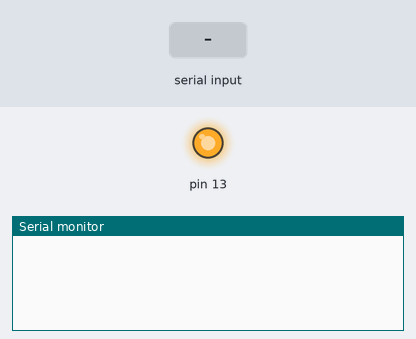
The sketch below on a simulated Arduino Uno, built with avr-gcc and run on an emulated ATmega328P. Parts: output pins drawn as LEDs (lit = HIGH), the last lines printed to the serial monitor. The inputs (shaded band) are chosen by the test bench.

Above: at 1.2 s.
1.3 s: "90,45\n" received over Serial
At 2.1 s:
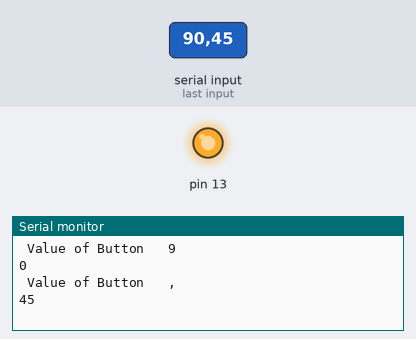
2.8 s: "r90\n" received over Serial
At 4.3 s:
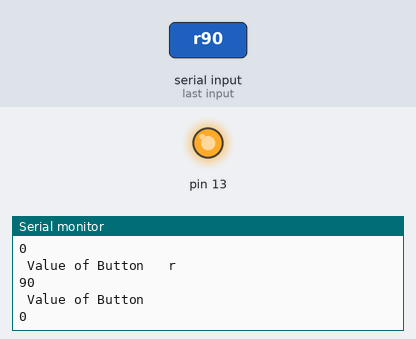
Timing chart, 0 to 5.8 s (numbered marks = the images above; inputs shaded):
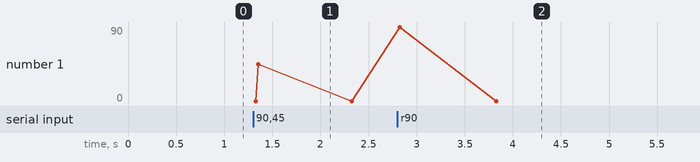

The sketch:

ac_qT_1.ino
```cpp
#include "constant_qt_1.h"
#include"QT_1.h"
QT_1                                                   LED_Object(LED_PORT_13);
char                                                             led_specifier;
int                                                             led_brightness;
// the setup function runs once when you press reset or power the board
void setup()
{
	LED_Object.Initialize_HardWare();
}

// the loop function runs over and over again until power down or reset
void loop()
{
	// put your main code here, to run repeatedly:
	if (Serial.available())
	{
		char led_specifier = Serial.read();
		int led_brightness = Serial.parseInt();
		Serial.print("\n Value of Button \t");
		Serial.println(led_specifier);
		Serial.println(led_brightness, DEC);


		LED_Object.writeLeds(led_specifier, led_brightness);
	}
}
```

QT_1.cpp
```cpp
#include "QT_1.h"
#include"constant_qt_1.h"
void QT_1::Initialize_HardWare()
{

	pinMode(_led_port, OUTPUT);


	analogWrite(_led_port, LED_MAX);


	Serial.begin(BAUD_RATE);

}


QT_1::QT_1(int led_port)
{

	_led_port = led_port;


}

void QT_1::writeLeds(char led, int brightness)
{

	// This is for test
	if (led == 'r')
	{
		analogWrite(_led_port, LED_MAX - brightness);
	}


	return;
}
```

QT_1.h
```cpp
#ifndef QT_1_H
#define QT_1_H

//You need a couple of other things in the header file. One is an #include statement
// that gives you access to the standard types and constants of the Arduino
// language (this is automatically added to normal sketches, but not to libraries).
//It looks like this (and goes above the class definition given previously):

#ifdef __cplusplus

#if ARDUINO >= 100
#include "Arduino.h"
#else
#include "WProgram.h"
#endif


class QT_1
{


private:
	int _led_port;

public:
	QT_1(int);
	void  writeLeds(char, int);
	void  Initialize_HardWare();


};

#endif

#endif
```

constant_qt_1.h
```cpp
#ifndef CONSTANT_QT_1_H
#define CONSTANT_QT_1_H

#ifdef __cplusplus

#if ARDUINO >= 100
#include "Arduino.h"
#else
#include "WProgram.h"
#endif

#define                                                               TEST true
#define                                                      BUTTON_PORT_09   9
#define                                                        LED_PORT_13   13

#define                                            UNPRESSED_VALUE_BUTTON   LOW
#define                                             PRESSED_VALUE_BUTTON   HIGH

#define                                                             LED_MIN   0
#define                                                            LED_MAX  255

#define                                                            LED_ON  HIGH
#define                                                           LED_OFF   LOW

#define                                                 TIMER_INITIAL_VALUE   0
#define                                                TIMER_TARGET_VALUE  1000
#define                                                      DELAY_VALUE   5000
#define                                                         BAUD_RATE  9600

#endif
#endif
```

Measured:
- after the input at 1.3 s, the serial monitor: prints a new line at once (image 1)
- after the input at 2.8 s, the serial monitor: prints a new line at once (image 2)
